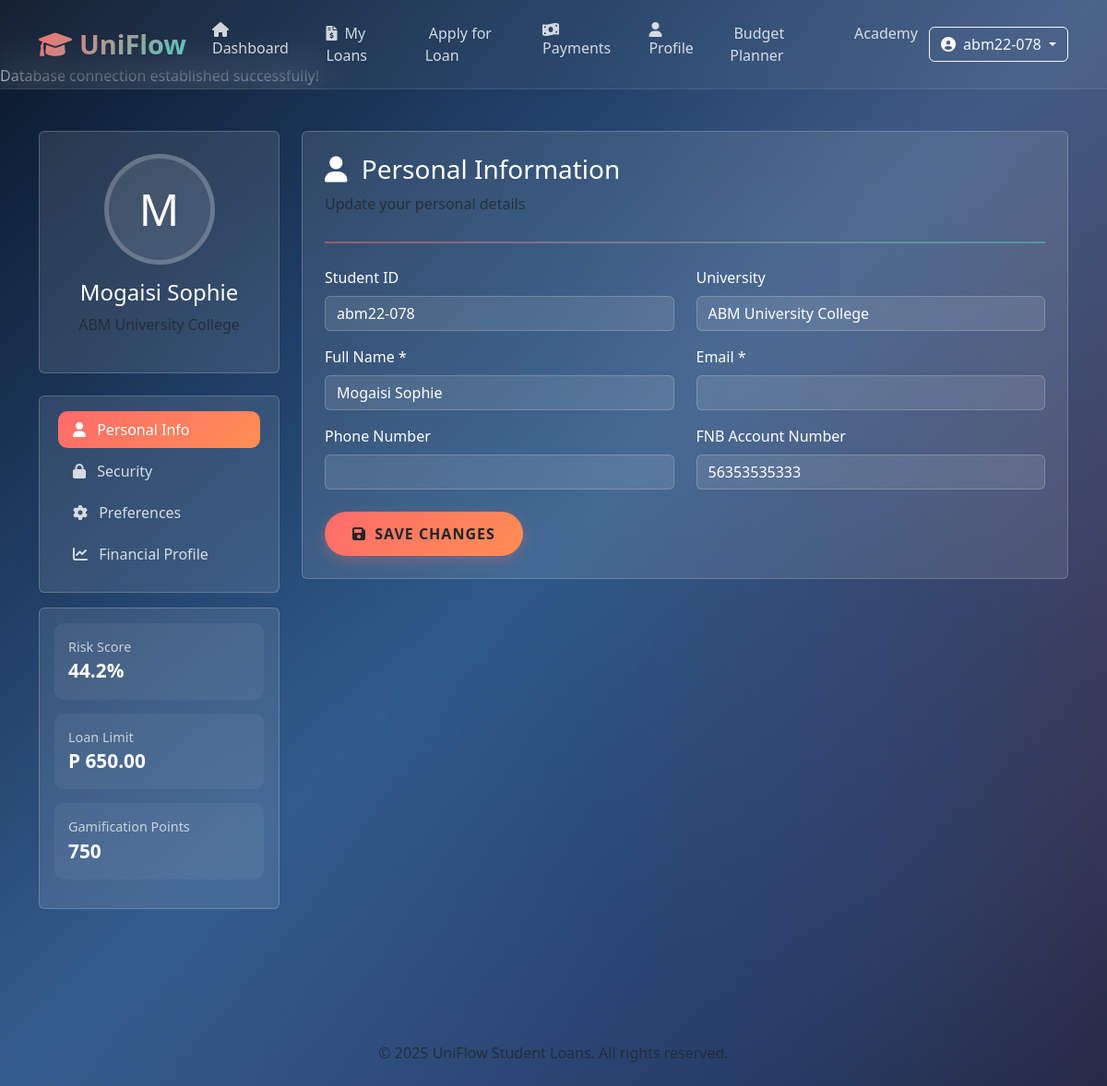
Screenshot of /student/profile.php (signed in) with the database file from the repository.
### tables this page shows
CREATE TABLE `students` (
  `id` int(11) NOT NULL,
  `student_id` varchar(20) NOT NULL,
  `university_id` int(11) NOT NULL,
  `full_name` varchar(100) NOT NULL,
  `fnb_account_number` varchar(20) DEFAULT NULL,
  `password_hash` varchar(255) NOT NULL,
  `is_verified` tinyint(1) DEFAULT 0,
  `created_at` timestamp NOT NULL DEFAULT current_timestamp(),
  `last_login_device` varchar(255) DEFAULT NULL
);

CREATE TABLE `universities` (
  `id` int(11) NOT NULL,
  `name` varchar(100) NOT NULL,
  `location` varchar(100) NOT NULL,
  `allowance_schedule` enum('monthly','semester','quarter') DEFAULT 'monthly',
  `is_dtef_partner` tinyint(1) DEFAULT 1
);

CREATE TABLE `student_financial_profiles` (
  `student_id` int(11) NOT NULL,
  `university_id` int(11) NOT NULL,
  `ai_risk_score` decimal(5,2) DEFAULT 50.00,
  `dynamic_loan_limit` decimal(10,2) DEFAULT 500.00,
  `allowance_day` tinyint(2) DEFAULT NULL,
  `emergency_topup_unlocked` tinyint(1) DEFAULT 0,
  `last_loan_date` date DEFAULT NULL
);

CREATE TABLE `gamification_points` (
  `student_id` int(11) NOT NULL,
  `university_id` int(11) NOT NULL,
  `points` int(11) DEFAULT 0,
  `last_activity` timestamp NOT NULL DEFAULT current_timestamp()
);

### student/profile.php (the view, shortened to what this page needs)
<?php
$student = [];
try {
    $pdo = DatabaseConnection::getInstance()->getConnection();
    $stmt = $pdo->prepare("
        SELECT s.*, u.name AS university_name, u.location,
               sfp.ai_risk_score, sfp.dynamic_loan_limit, sfp.allowance_day,
               gp.points AS gamification_points
        FROM students s
        JOIN universities u ON s.university_id = u.id
        LEFT JOIN student_financial_profiles sfp ON s.id = sfp.student_id
        LEFT JOIN gamification_points gp ON s.id = gp.student_id
        WHERE s.id = ?
    ");
    $stmt->execute([$_SESSION['student_db_id']]);
    $student = $stmt->fetch(PDO::FETCH_ASSOC);
} catch (Exception $e) {
    error_log("Profile page error: " . $e->getMessage());
    $error = $e->getMessage();
}
?>
<!DOCTYPE html>
<html lang="en">
<head>
    <link href="https://cdn.jsdelivr.net/npm/bootstrap@5.3.0/dist/css/bootstrap.min.css" rel="stylesheet">
    <link href="https://cdnjs.cloudflare.com/ajax/libs/font-awesome/6.0.0/css/all.min.css" rel="stylesheet">
</head>
<body>
    <div class="bg-animated"></div>
    <?php include($_SERVER['DOCUMENT_ROOT'] . '/Uniflow/student/navbar.php'); ?>
    <div class="container py-5">
        <div class="row">
            <div class="col-lg-3 mb-4">
                <div class="glass p-4 rounded text-center mb-4">
                    <div class="profile-avatar mx-auto mb-3">
                        <?php echo strtoupper(substr($student['full_name'], 0, 1)); ?>
                    </div>
                    <h4><?php echo htmlspecialchars($student['full_name']); ?></h4>
                    <p class="text-muted"><?php echo htmlspecialchars($student['university_name']); ?></p>
                </div>
                <div class="glass p-3 rounded">
                    <ul class="nav nav-pills flex-column">
                        <li class="nav-item">
                            <a class="nav-link active" href="#personal" data-bs-toggle="tab">
                                <i class="fas fa-user me-2"></i> Personal Info
                            </a>
                        </li>
                        <li class="nav-item">
                            <a class="nav-link" href="#security" data-bs-toggle="tab">
                                <i class="fas fa-lock me-2"></i> Security
                            </a>
                        </li>
                        <li class="nav-item">
                            <a class="nav-link" href="#preferences" data-bs-toggle="tab">
                                <i class="fas fa-cog me-2"></i> Preferences
                            </a>
                        </li>
                        <li class="nav-item">
                            <a class="nav-link" href="#financial" data-bs-toggle="tab">
                                <i class="fas fa-chart-line me-2"></i> Financial Profile
                            </a>
                        </li>
                    </ul>
                </div>
                <div class="glass p-3 rounded mt-3">
                    <div class="profile-stat">
                        <div class="stat-label">Risk Score</div>
                        <div class="stat-value">
                            <?php echo number_format($student['ai_risk_score'], 1); ?>%
                        </div>
                    </div>
                    <div class="profile-stat">
                        <div class="stat-label">Loan Limit</div>
                        <div class="stat-value">
                            P <?php echo number_format($student['dynamic_loan_limit'], 2); ?>
                        </div>
                    </div>
                    <div class="profile-stat">
                        <div class="stat-label">Gamification Points</div>
                        <div class="stat-value">
                            <?php echo number_format($student['gamification_points'] ?? 0); ?>
                        </div>
                    </div>
                </div>
            </div>
            <div class="col-lg-9">
                <div class="glass p-4 rounded">
                    <div class="tab-content">
                        <div class="tab-pane fade show active" id="personal">
                            <div class="section-header">
                                <h3><i class="fas fa-user me-2"></i> Personal Information</h3>
                                <p class="text-muted">Update your personal details</p>
                            </div>
                            <form method="POST">
                                <div class="row mb-3">
                                    <div class="col-md-6">
                                        <label for="student_id" class="form-label">Student ID</label>
                                        <input type="text" class="form-control" id="student_id"
                                               value="<?php echo htmlspecialchars($student['student_id']); ?>" readonly>
                                    </div>
                                    <div class="col-md-6">
                                        <label for="university" class="form-label">University</label>
                                        <input type="text" class="form-control" id="university"
                                               value="<?php echo htmlspecialchars($student['university_name']); ?>" readonly>
                                    </div>
                                </div>
                                <div class="row mb-3">
                                    <div class="col-md-6">
                                        <label for="full_name" class="form-label">Full Name *</label>
                                        <input type="text" class="form-control" id="full_name" name="full_name"
                                               value="<?php echo htmlspecialchars($student['full_name']); ?>" required>
                                    </div>
                                    <div class="col-md-6">
                                        <label for="email" class="form-label">Email *</label>
                                        <input type="email" class="form-control" id="email" name="email"
                                               value="<?php echo htmlspecialchars($student['email'] ?? ''); ?>" required>
                                    </div>
                                </div>
                                <div class="row mb-4">
                                    <div class="col-md-6">
                                        <label for="phone" class="form-label">Phone Number</label>
                                        <input type="tel" class="form-control" id="phone" name="phone"
                                               value="<?php echo htmlspecialchars($student['phone'] ?? ''); ?>">
                                    </div>
                                    <div class="col-md-6">
                                        <label for="fnb_account" class="form-label">FNB Account Number</label>
                                        <input type="text" class="form-control" id="fnb_account"
                                               value="<?php echo htmlspecialchars($student['fnb_account_number'] ?? ''); ?>" readonly>
                                    </div>
                                </div>
                                <button type="submit" name="update_personal_info" class="btn btn-primary-custom">
                                    <i class="fas fa-save me-1"></i> Save Changes
                                </button>
                            </form>
                        </div>
                    </div>
                </div>
            </div>
        </div>
    </div>
    <footer class="text-center py-4 mt-5">
        <div class="container">
            <p class="mb-0 text-muted">
                &copy; <?php echo date('Y'); ?> UniFlow Student Loans. All rights reserved.
            </p>
        </div>
    </footer>
</body>
</html>

### student/profile.php (style rules this page uses)
* { margin: 0; padding: 0; box-sizing: border-box; }
body { font-family: 'Segoe UI', system-ui, -apple-system, sans-serif; overflow-x: hidden; background: linear-gradient(135deg, #0a1628 0%, #1e3a5f 25%, #2d5a87 50%, #1e3a5f 75%, #0a1628 100%); background-attachment: fixed; min-height: 100vh; color: white; padding-top: 70px; }
.bg-animated { position: fixed; top: 0; left: 0; width: 100%; height: 100%; z-index: -1; overflow: hidden; }
.bg-animated::before { content: ''; position: absolute; width: 200%; height: 200%; background: radial-gradient(circle at 20% 80%, rgba(120, 119, 198, 0.3) 0%, transparent 50%), radial-gradient(circle at 80% 20%, rgba(255, 107, 107, 0.3) 0%, transparent 50%), radial-gradient(circle at 40% 40%, rgba(42, 82, 152, 0.2) 0%, transparent 50%); animation: float 20s ease-in-out infinite; }
.glass { background: rgba(255, 255, 255, 0.1); backdrop-filter: blur(20px); border: 1px solid rgba(255, 255, 255, 0.2); border-radius: 20px; }
.btn-primary-custom { background: linear-gradient(135deg, #FF6B6B, #FF8E53); border: none; padding: 12px 30px; border-radius: 50px; font-weight: 600; text-transform: uppercase; letter-spacing: 1px; transition: all 0.3s ease; box-shadow: 0 10px 30px rgba(255, 107, 107, 0.3); }
.section-header { position: relative; padding-bottom: 15px; margin-bottom: 25px; }
.section-header::after { content: ''; position: absolute; bottom: 0; left: 0; width: 100%; height: 2px; background: linear-gradient(90deg, rgba(255,107,107,0.5), rgba(78,205,196,0.5)); }
.profile-avatar { width: 120px; height: 120px; border-radius: 50%; object-fit: cover; border: 5px solid rgba(255,255,255,0.2); background: rgba(255,255,255,0.1); display: flex; align-items: center; justify-content: center; font-size: 3rem; color: white; }
.profile-stat { background: rgba(255,255,255,0.05); border-radius: 10px; padding: 15px; margin-bottom: 15px; }
.stat-label { font-size: 0.9rem; color: rgba(255,255,255,0.7); }
.stat-value { font-size: 1.3rem; font-weight: 600; }
.nav-pills .nav-link { color: rgba(255,255,255,0.8); border-radius: 10px; margin-bottom: 5px; transition: all 0.3s ease; }
.nav-pills .nav-link.active { background: linear-gradient(135deg, #FF6B6B, #FF8E53); color: white; }
.form-control, .form-select { background: rgba(255,255,255,0.1); border: 1px solid rgba(255,255,255,0.2); color: white; }

### student/navbar.php (style rules this page uses)
.nav-link { color: rgba(255, 255, 255, 0.8); font-weight: 500; padding: 0.5rem 1rem; margin: 0 0.25rem; border-radius: 10px; transition: all 0.3s ease; }
.nav-link:hover, .nav-link.active { color: white; background: rgba(255, 255, 255, 0.1); }
.btn-primary-custom { background: linear-gradient(135deg, #FF6B6B, #FF8E53); border: none; font-weight: 600; transition: all 0.3s ease; box-shadow: 0 5px 15px rgba(255, 107, 107, 0.3); }

### rows the page displays
students: full_name "M", full_name "Mogaisi Sophie", university.name "ABM University College", student_financial_profiles.ai_risk_score "44.2", student_financial_profiles.dynamic_loan_limit "650.00", gamification_points.points "750", student "abm22-078", fnb_account_number "56353535333"

### other values shown
$_SESSION['student_id'] "abm22-078"
